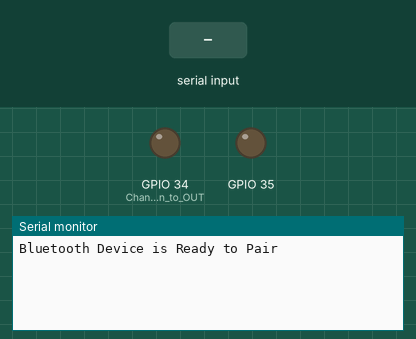
Bench run of a sketch on a simulated ESP32. On the bench: output pins drawn as LEDs (lit = HIGH), the last lines printed to the serial monitor. Inputs (shaded band) come from the test bench. Nothing arrives over Bluetooth unless stated.

Above: at 1.2 s.
1.3 s: "R" received over the second serial link
At 1.7 s:
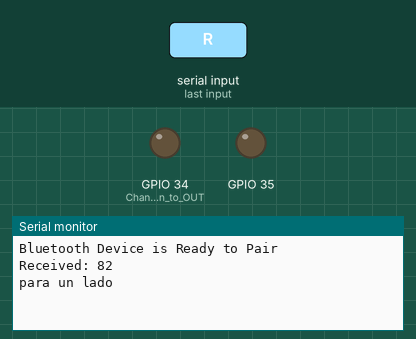
2.8 s: "L" received over the second serial link
At 3.2 s:
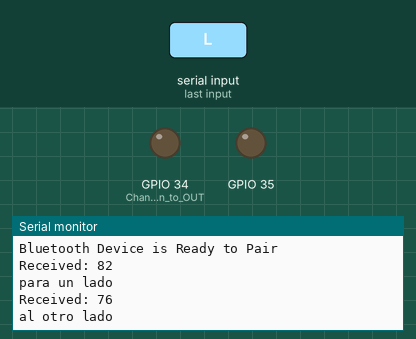

The sketch:

bluetoothcar.ino
```cpp
#include "BluetoothSerial.h"
BluetoothSerial BT; // Bluetooth Object
void setup() {
  Serial.begin(9600); // Initializing serial connection for debugging
  BT.begin("Nano Movil"); // Name of your Bluetooth Device and in slave mode
  Serial.println("Bluetooth Device is Ready to Pair");
  pinMode (34, OUTPUT); // Change the LED pin to OUTPUT
  pinMode (35, OUTPUT);
}
void loop() {
   digitalWrite(25, LOW); // LED On
      digitalWrite(26, LOW);
  if (BT.available()) // Check if we receive anything from Bluetooth
  {
    int incoming = BT.read(); // Read what we recevive
    Serial.print("Received: ");
    Serial.println(incoming);
    if (incoming == 82){ // 1 in ASCII
      digitalWrite(13, HIGH); // LED On
      digitalWrite(26, LOW);
    Serial.println("para un lado");
      BT.println("LED turned ON"); // Send the text via BT Serial
    }
    if (incoming == 76){ // 0 in ASCII

      digitalWrite(13, LOW); // LED On
      digitalWrite(26, HIGH); // LED Off
      Serial.println("al otro lado"); // Send the text via BT Serial
    }
  }
  delay(20);
}
```

Measured:
- after the input at 1.3 s, the serial monitor: prints a new line at once (image 1)
- after the input at 2.8 s, the serial monitor: prints a new line at once (image 2)
